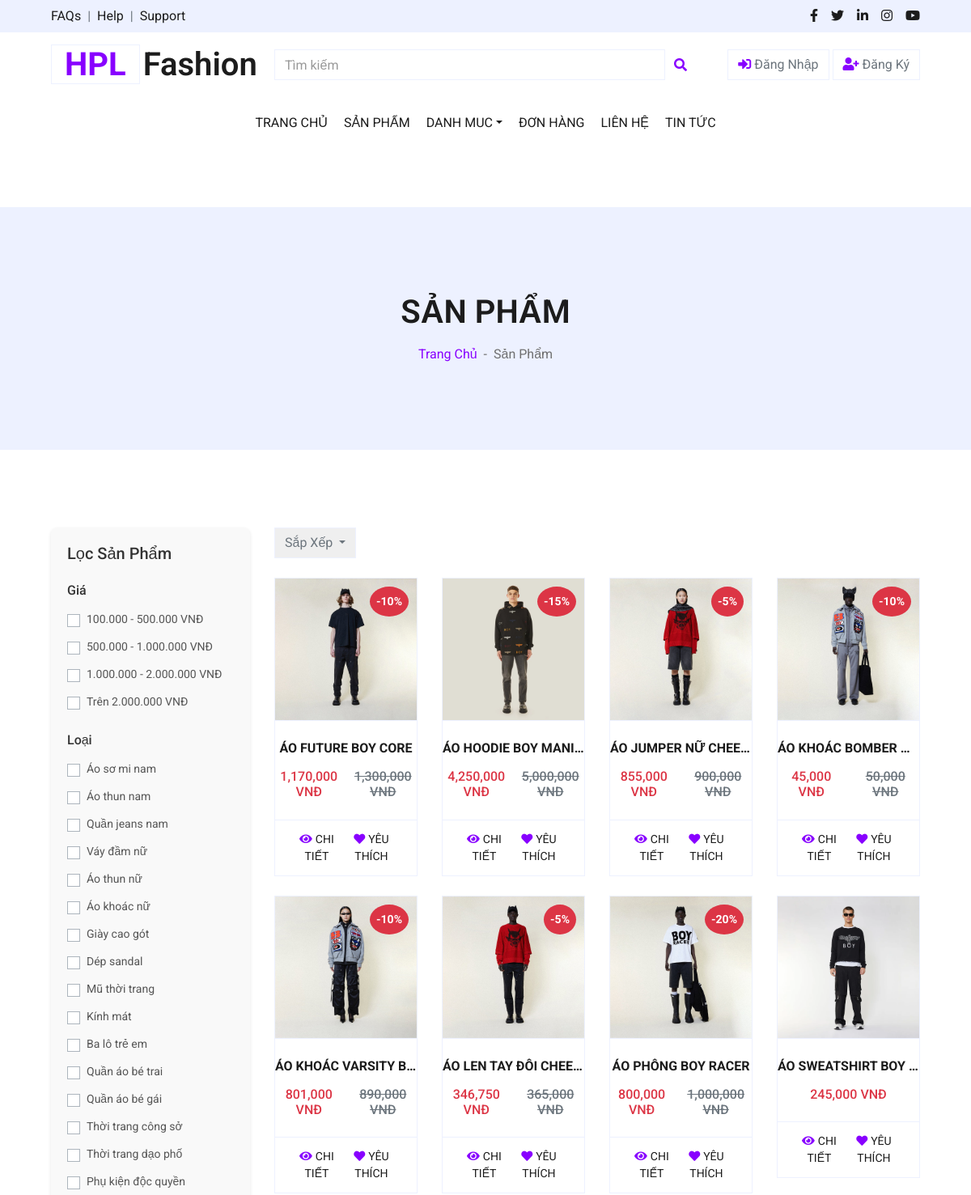
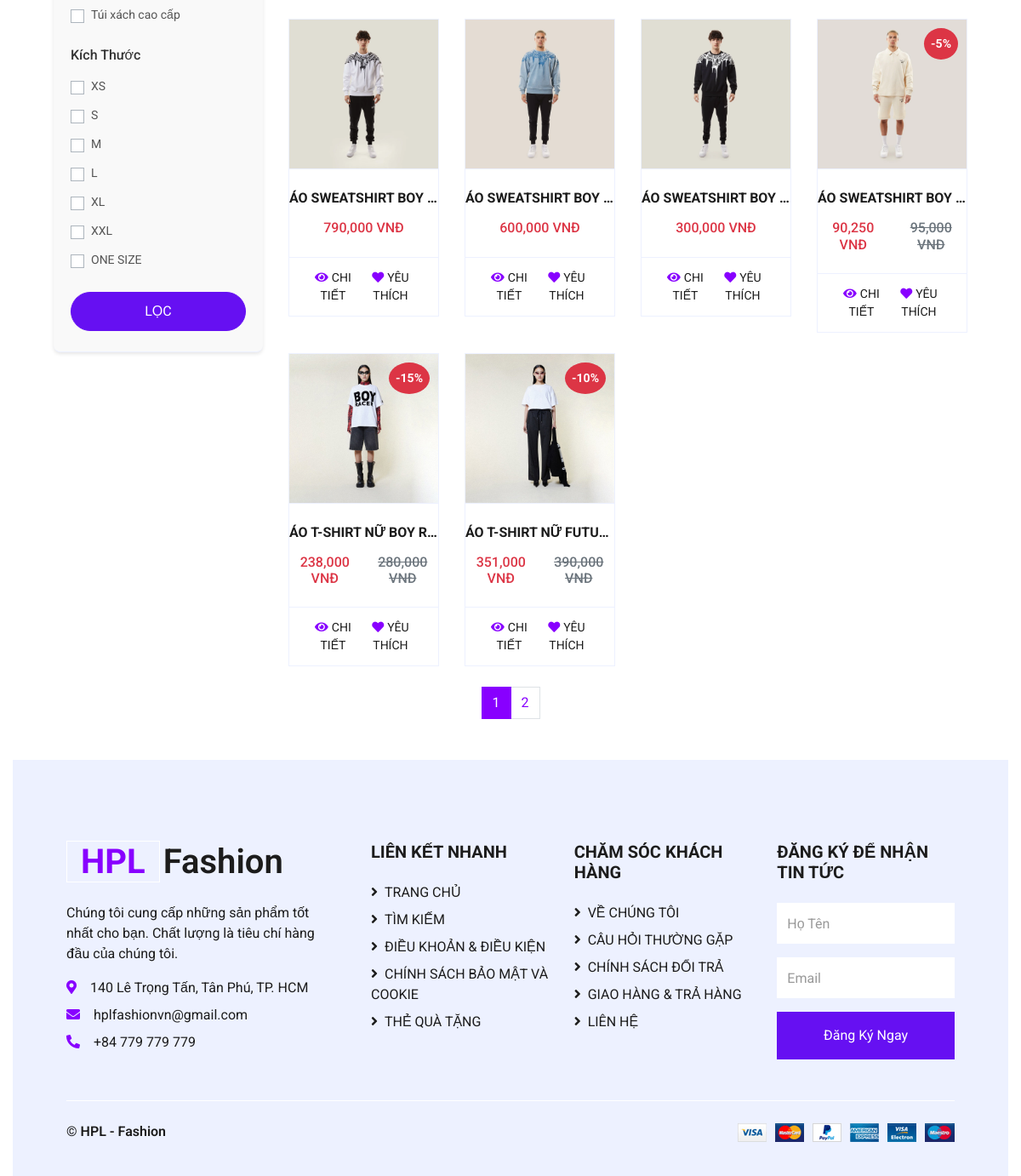
/views/shop.php?page=1&sort_by=name_asc, run on the app's committed database (2 pictures, top to bottom).
### tables this page shows
CREATE TABLE `products` (
  `product_id` int NOT NULL,
  `product_name` varchar(255) NOT NULL,
  `price` int NOT NULL,
  `category_id` int DEFAULT NULL,
  `subcategory_id` int NOT NULL,
  `image` varchar(255) DEFAULT NULL,
  `image2` varchar(255) DEFAULT NULL,
  `image3` varchar(255) DEFAULT NULL,
  `description` varchar(255) DEFAULT NULL,
  `size` text,
  `discount` int DEFAULT '0',
  `type_id` int DEFAULT NULL,
  `view_count` int DEFAULT '0',
  `created_at` datetime DEFAULT CURRENT_TIMESTAMP
);

### config/Database.php (called while the page is built, shortened)
<?php
class Database {
    private static $servername = "localhost";
    private static $username = "root";
    private static $password = "";
    private static $dbname = "shopthoitrang";
    private static $conn = null;
    public static function getConnection() {
        if (self::$conn === null) {
            self::$conn = new mysqli(self::$servername, self::$username, self::$password, self::$dbname);
        }
        return self::$conn;
    }
    public static function query($sql) {
        $conn = self::getConnection();
        return $conn->query($sql);
    }
}
?>

### views/shop.php (the view, shortened to what this page needs)
<?php
include('../config/database.php');
$limit = 14;
$page = max(1, (int)($_GET['page'] ?? 1));
$offset = ($page - 1) * $limit;
$conditions = [];
$whereClause = $conditions ? "WHERE " . implode(" AND ", $conditions) : "";
$sort_by = $_GET['sort_by'] ?? '';
switch ($sort_by) {
    case 'name_asc':
        $orderClause = "ORDER BY product_name ASC";
        break;
}
$result = Database::query("SELECT * FROM products $whereClause $orderClause LIMIT $limit OFFSET $offset");
$totalProducts = Database::query("SELECT COUNT(*) as total FROM products $whereClause")->fetch_assoc()['total'];
$totalPages = ceil($totalProducts / $limit);
?>
<!DOCTYPE html>
<html lang="en">
<head>
    <link href="https://cdnjs.cloudflare.com/ajax/libs/font-awesome/5.10.0/css/all.min.css" rel="stylesheet">
    <link href="../css/style.css" rel="stylesheet">
</head>
<body>
    <?php include '../includes/header.php'; ?>
    <div class="container-fluid bg-secondary mb-5">
        <div class="d-flex flex-column align-items-center justify-content-center" style="min-height: 300px">
            <h1 class="font-weight-semi-bold text-uppercase mb-3">Sản Phẩm</h1>
            <div class="d-inline-flex">
                <p class="m-0"><a href="../index.php">Trang Chủ</a></p>
                <p class="m-0 px-2">-</p>
                <p class="m-0">Sản Phẩm</p>
            </div>
        </div>
    </div>
    <div class="container-fluid pt-5">
        <div class="row px-xl-5">
            <div class="col-lg-3 col-md-12 filter-container">
                <?php include '../includes/filter.php'; ?>
            </div>
            <div class="col-lg-9 col-md-12">
                <div class="dropdown ml-8">
                    <button class="btn border dropdown-toggle" type="button" id="triggerId" data-toggle="dropdown" aria-haspopup="true" aria-expanded="false">Sắp Xếp
                    </button>
                </div>
                <br>
                <div class="row">
                    <?php while ($product = $result->fetch_assoc()): ?>
                        <div class="col-lg-3 col-md-4 col-sm-6 mb-4">
                            <div class="card product-item border-0">
                                <div class="card-header product-img position-relative overflow-hidden bg-transparent border p-0">
                                    <?php $imagePath = (substr($product['image'], 0, 4) == 'http') ? $product['image'] : '../assets/img_product/' . $product['image']; ?>
                                    <img class="img-fluid w-100" src="<?= $imagePath ?>" alt="<?= $product['product_name'] ?>">
                                    <?php if ($product['discount'] > 0): ?>
                                        <div class="discount-badge position-absolute top-0 right-0 bg-danger text-white p-2" style="font-size: 14px; font-weight: bold; border-radius: 50%;">
                                            -<?= $product['discount'] ?>%
                                        </div>
                                    <?php endif; ?>
                                </div>
                                <div class="card-body border-left border-right text-center p-0 pt-4 pb-3">
                                    <h6 class="text-truncate mb-3" style="font-weight: bold;"><?= $product['product_name'] ?></h6>
                                    <div class="d-flex justify-content-center">
                                        <?php
                                        $discount = $product['discount'];
                                        $discounted_price = $product['price'] * (1 - $discount / 100);
                                        ?>
                                        <h6 class="text-danger"><?= number_format($discounted_price) ?> VNĐ</h6>
                                        <?php if ($discount > 0): ?>
                                            <h6 class="text-muted ml-2"><del><?= number_format($product['price']) ?> VNĐ</del></h6>
                                        <?php endif; ?>
                                    </div>
                                </div>
                                <div class="card-footer d-flex justify-content-between bg-light border">
                                    <a href="detail.php?id=<?= $product['product_id'] ?>" class="btn btn-sm text-dark p-0">
                                        <i class="fas fa-eye text-primary mr-1"></i><span class="fw-bold">CHI TIẾT</span>
                                    </a>
                                    <form method="POST" action="" class="d-flex align-items-center">
                                        <button type="submit" name="add_to_favorites" class="btn btn-sm text-dark p-0 bg-white">
                                            <i class="fas fa-heart text-primary mr-1"></i><span class="fw-bold">YÊU THÍCH</span>
                                        </button>
                                    </form>
                                </div>
                            </div>
                        </div>
                    <?php endwhile; ?>
                </div>
            </div>
            <nav aria-label="Page navigation" class="d-flex justify-content-center">
            <ul class="pagination">
                <?php for ($i = 1; $i <= $totalPages; $i++): ?>
                    <li class="page-item <?= $i === $page ? 'active' : '' ?>">
                        <a class="page-link" href="?page=<?= $i ?>"><?= $i ?></a>
                    </li>
                <?php endfor; ?>
            </ul>
        </nav>
    </div>
    <?php include '../includes/footer.php'; ?>
</body>
</html>

### views/shop.php (style rules this page uses)
nav[aria-label="Page navigation"] { display: flex; justify-content: center; width: 100%; }
.pagination { margin: 0; }
.discount-badge { top: 10px; right: 10px; background-color: red; color: white; font-size: 10px; font-weight: bold; padding: 5px 10px; border-radius: 50%; z-index: 10; }

### data on the page
products: image (picture), discount "10", product_name "ÁO FUTURE BOY CORE", discounted_price "1,170,000", price "1,300,000"
products: image (picture), discount "15", product_name "ÁO HOODIE BOY MANI…", discounted_price "4,250,000", price "5,000,000"
products: image (picture), discount "5", product_name "ÁO JUMPER NỮ CHEE…", discounted_price "855,000", price "900,000"
products: image (picture), discount "10", product_name "ÁO KHOÁC BOMBER…", discounted_price "45,000", price "50,000"
products: image (picture), discount "10", product_name "ÁO KHOÁC VARSITY B…", discounted_price "801,000", price "890,000"
products: image (picture), discount "5", product_name "ÁO LEN TAY ĐÔI CHEE…", discounted_price "346,750", price "365,000"
products: image (picture), discount "20", product_name "ÁO PHÔNG BOY RACER", discounted_price "800,000", price "1,000,000"
products: image (picture), product_name "ÁO SWEATSHIRT BOY…", discounted_price "245,000"
products: image (picture), product_name "ÁO SWEATSHIRT BOY…", discounted_price "790,000"
products: image (picture), product_name "ÁO SWEATSHIRT BOY…", discounted_price "600,000"
products: image (picture), product_name "ÁO SWEATSHIRT BOY…", discounted_price "300,000"
products: image (picture), discount "5", product_name "ÁO SWEATSHIRT BOY…", discounted_price "90,250", price "95,000"
products: image (picture), discount "15", product_name "ÁO T-SHIRT NỮ BOY R…", discounted_price "238,000", price "280,000"
products: image (picture), discount "10", product_name "ÁO T-SHIRT NỮ FUTU…", discounted_price "351,000", price "390,000"

### other printed values
$size "XS"
$size "S"
$size "M"
$size "L"
$size "XL"
$size "XXL"
$size "ONE SIZE"
